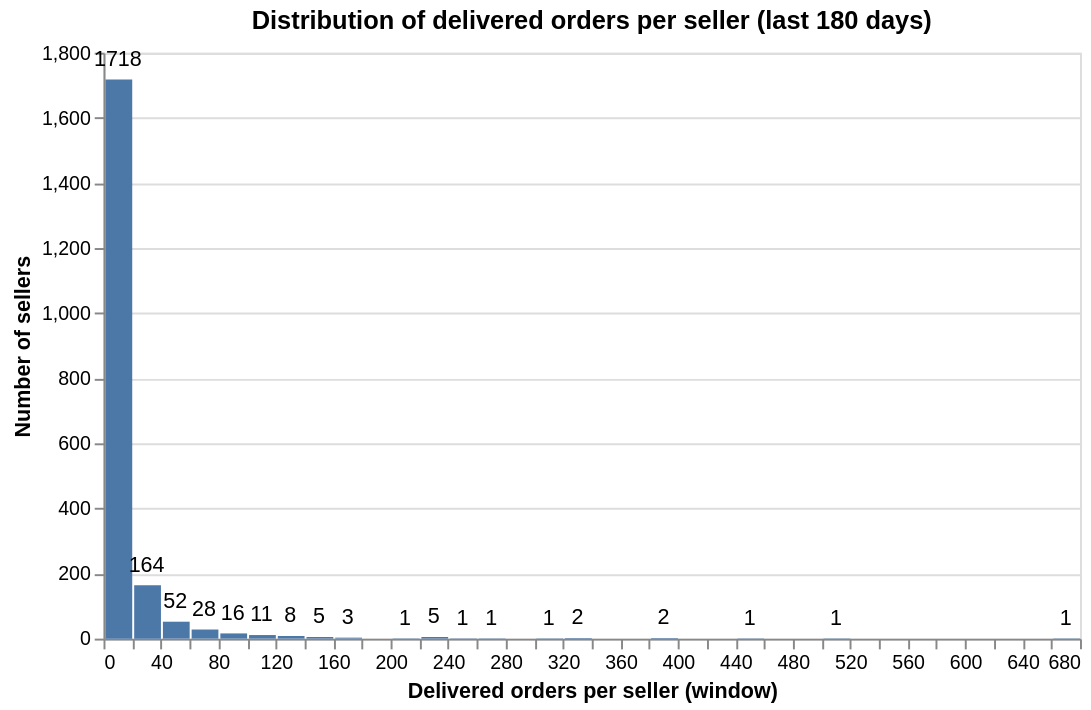

Notebook code for this chart:
### Code cell
# Delivered orders per seller distribution (180-day window)
base = alt.Chart(seller_metrics).encode(
    x=alt.X(
        "delivered_orders:Q",
        bin=alt.Bin(maxbins=60),
        title="Delivered orders per seller (window)"
    ),
    y=alt.Y("count()", title="Number of sellers")
)

bars = base.mark_bar()

text = base.mark_text(
    align="center",
    baseline="bottom",
    dy=-5
).encode(
    text=alt.Text("count():Q", format=".0f")
)

(bars + text).properties(
    title=f"Distribution of delivered orders per seller (last {lookback_days} days)",
    width=500,
    height=300
)

### Figure 1 — Vega-Lite specification as saved in the notebook (floating-point values rounded to 4 significant figures; data arrays with more than 128 entries replaced by an {"elided": "..."} marker saying what was removed)
{"config": {"view": {"continuousWidth": 300, "continuousHeight": 300}}, "layer": [{"mark": {"type": "bar"}, "encoding": {"x": {"bin": {"maxbins": 60}, "field": "delivered_orders", "title": "Delivered orders per seller (window)", "type": "quantitative"}, "y": {"aggregate": "count", "title": "Number of sellers", "type": "quantitative"}}}, {"mark": {"type": "text", "align": "center", "baseline": "bottom", "dy": -5}, "encoding": {"text": {"aggregate": "count", "format": ".0f", "type": "quantitative"}, "x": {"bin": {"maxbins": 60}, "field": "delivered_orders", "title": "Delivered orders per seller (window)", "type": "quantitative"}, "y": {"aggregate": "count", "title": "Number of sellers", "type": "quantitative"}}}], "data": {"name": "data-6d7e854b7160764669f5ff0328d9fbfa"}, "height": 300, "title": "Distribution of delivered orders per seller (last 180 days)", "width": 500, "$schema": "https://vega.github.io/schema/vega-lite/v6.1.0.json", "datasets": {"data-6d7e854b7160764669f5ff0328d9fbfa": {"elided": "2021 records"}}}
